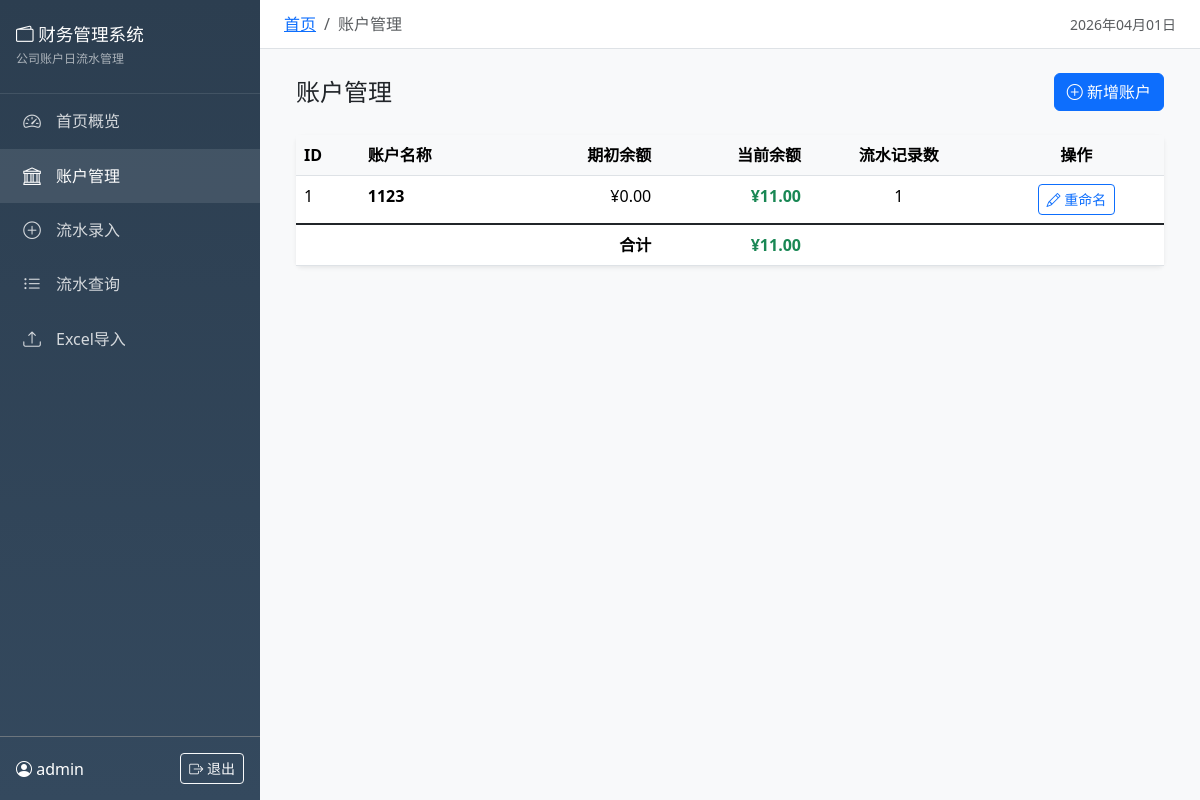
Page /accounts (signed in) on the committed database.
### models.py (models this page shows, shortened)
class User(UserMixin, db.Model):
    __tablename__ = 'users'
    id = db.Column(db.Integer, primary_key=True)
    username = db.Column(db.String(50), unique=True, nullable=False, index=True)
    password_hash = db.Column(db.String(255), nullable=False)
    is_admin = db.Column(db.Boolean, default=False)
    created_at = db.Column(db.DateTime, default=datetime.utcnow)
    accounts = db.relationship('Account', backref='creator', lazy='dynamic')
    transactions = db.relationship('Transaction', backref='creator', lazy='dynamic')

class Account(db.Model):
    __tablename__ = 'accounts'
    id = db.Column(db.Integer, primary_key=True)
    account_name = db.Column(db.String(100), unique=True, nullable=False, index=True)
    initial_balance = db.Column(db.Float, default=0.0)
    created_by = db.Column(db.Integer, db.ForeignKey('users.id'), nullable=True)
    created_at = db.Column(db.DateTime, default=datetime.utcnow)
    transactions = db.relationship('Transaction', backref='account', lazy='dynamic',
                                    cascade='all, delete-orphan')
    def get_current_balance(self):
        total_income = db.session.query(db.func.sum(Transaction.income)).\
            filter(Transaction.account_id == self.id).scalar() or 0
        total_expense = db.session.query(db.func.sum(Transaction.expense)).\
            filter(Transaction.account_id == self.id).scalar() or 0
        return self.initial_balance + total_income - total_expense

### app.py (the view, shortened to what this page needs)
    @app.route('/accounts', methods=['GET', 'POST'])
    @login_required
    def accounts():
        all_accounts = Account.query.all()
        account_data = []
        for account in all_accounts:
            transaction_count = Transaction.query.filter_by(account_id=account.id).count()
            current_balance = account.get_current_balance()
            account_data.append({
                'id': account.id,
                'name': account.account_name,
                'initial_balance': account.initial_balance,
                'current_balance': current_balance,
                'transaction_count': transaction_count,
                'created_at': account.created_at
            })
        return render_template('accounts.html', accounts=account_data)

### app.py (called while the page is built)
def create_app(config_name=None):
    if config_name is None:
        config_name = os.environ.get('FLASK_ENV', 'development')
    app = Flask(__name__)
    app.config.from_object(config[config_name])
    db.init_app(app)
    login_manager = LoginManager()
    login_manager.init_app(app)
    login_manager.login_view = 'login'
    login_manager.login_message = '请先登录以访问此页面。'
    login_manager.login_message_category = 'warning'
    @login_manager.user_loader
    def load_user(user_id):
        return User.query.get(int(user_id))
    with app.app_context():
        db.create_all()
    @app.context_processor
    def inject_now():
        return {'now': datetime.now()}
    register_routes(app)
    register_cli_commands(app)
    return app

### templates/accounts.html (shortened to what this page needs)
{% extends "base.html" %}
{% block breadcrumb %}
<li class="breadcrumb-item active">账户管理</li>
{% endblock %}
{% block content %}
<div class="container-fluid">
    <div class="d-flex justify-content-between align-items-center mb-4">
        <h4 class="mb-0">账户管理</h4>
        <button class="btn btn-primary" data-bs-toggle="modal" data-bs-target="#addAccountModal">
            <i class="bi bi-plus-circle"></i> 新增账户
        </button>
    </div>
    <div class="card">
        <div class="card-body p-0">
            {% if accounts %}
            <div class="table-responsive">
                <table class="table table-hover mb-0">
                    <thead>
                        <tr>
                            <th>ID</th>
                            <th>账户名称</th>
                            <th class="text-end">期初余额</th>
                            <th class="text-end">当前余额</th>
                            <th class="text-center">流水记录数</th>
                            <th class="text-center">操作</th>
                        </tr>
                    </thead>
                    <tbody>
                        {% for account in accounts %}
                        <tr>
                            <td>{{ account.id }}</td>
                            <td>
                                <strong>{{ account.name }}</strong>
                            </td>
                            <td class="text-end">¥{{ "{:,.2f}".format(account.initial_balance) }}</td>
                            <td class="text-end">
                                <span class="{% if account.current_balance >= 0 %}text-success{% else %}text-danger{% endif %} fw-bold">
                                    ¥{{ "{:,.2f}".format(account.current_balance) }}
                                </span>
                            </td>
                            <td class="text-center">{{ account.transaction_count }}</td>
                            <td class="text-center">
                                <button class="btn btn-sm btn-outline-primary btn-action" data-bs-toggle="modal" data-bs-target="#renameModal{{ account.id }}">
                                    <i class="bi bi-pencil"></i> 重命名
                                </button>
                            </td>
                        </tr>
                        {% endfor %}
                    </tbody>
                    <tfoot class="table-group-divider">
                        <tr class="fw-bold">
                            <td colspan="3" class="text-end">合计</td>
                            <td class="text-end">
                                {% set total = accounts | map(attribute='current_balance') | sum %}
                                <span class="{% if total >= 0 %}text-success{% else %}text-danger{% endif %}">
                                    ¥{{ "{:,.2f}".format(total) }}
                                </span>
                            </td>
                            <td colspan="2"></td>
                        </tr>
                    </tfoot>
                </table>
            </div>
            {% endif %}
        </div>
    </div>
</div>
{% endblock %}

### templates/base.html (shortened to what this page needs)
<!DOCTYPE html>
<html lang="zh-CN">
<head>
    <link href="https://cdn.jsdelivr.net/npm/bootstrap@5.3.2/dist/css/bootstrap.min.css" rel="stylesheet">
    <link href="https://cdn.jsdelivr.net/npm/bootstrap-icons@1.11.1/font/bootstrap-icons.css" rel="stylesheet">
</head>
<body>
    {% if current_user.is_authenticated %}
    <nav class="sidebar d-flex flex-column">
        <div class="sidebar-brand">
            <h4><i class="bi bi-wallet2"></i> 财务管理系统</h4>
            <small>公司账户日流水管理</small>
        </div>
        <ul class="nav flex-column flex-grow-1">
            <li class="nav-item">
                <a class="nav-link {% if request.endpoint == 'index' %}active{% endif %}" href="{{ url_for('index') }}">
                    <i class="bi bi-speedometer2"></i>
                    <span>首页概览</span>
                </a>
            </li>
            <li class="nav-item">
                <a class="nav-link {% if request.endpoint == 'accounts' %}active{% endif %}" href="{{ url_for('accounts') }}">
                    <i class="bi bi-bank"></i>
                    <span>账户管理</span>
                </a>
            </li>
            <li class="nav-item">
                <a class="nav-link {% if request.endpoint == 'add_transaction' %}active{% endif %}" href="{{ url_for('add_transaction') }}">
                    <i class="bi bi-plus-circle"></i>
                    <span>流水录入</span>
                </a>
            </li>
            <li class="nav-item">
                <a class="nav-link {% if request.endpoint == 'list_transactions' %}active{% endif %}" href="{{ url_for('list_transactions') }}">
                    <i class="bi bi-list-ul"></i>
                    <span>流水查询</span>
                </a>
            </li>
            <li class="nav-item">
                <a class="nav-link {% if request.endpoint == 'import_transactions' %}active{% endif %}" href="{{ url_for('import_transactions') }}">
                    <i class="bi bi-upload"></i>
                    <span>Excel导入</span>
                </a>
            </li>
        </ul>
        <div class="p-3 border-top border-secondary">
            <div class="d-flex align-items-center justify-content-between">
                <span><i class="bi bi-person-circle"></i> {{ current_user.username }}</span>
                <a href="{{ url_for('logout') }}" class="btn btn-sm btn-outline-light">
                    <i class="bi bi-box-arrow-right"></i> 退出
                </a>
            </div>
        </div>
    </nav>
    {% endif %}
    <main class="main-content">
        {% if current_user.is_authenticated %}
        <div class="navbar-top d-flex justify-content-between align-items-center">
            <nav aria-label="breadcrumb">
                <ol class="breadcrumb mb-0">
                    <li class="breadcrumb-item"><a href="{{ url_for('index') }}">首页</a></li>
                    {% block breadcrumb %}{% endblock %}
                </ol>
            </nav>
            <div class="text-muted small">
                {{ now.strftime('%Y年%m月%d日') if now else '' }}
            </div>
        </div>
        {% endif %}
        {% block content %}{% endblock %}
    </main>
</body>
</html>

### templates/base.html (style rules this page uses)
:root { --sidebar-width: 260px; }
body { min-height: 100vh; background-color: #f8f9fa; }
.sidebar { width: var(--sidebar-width); min-height: 100vh; background: linear-gradient(180deg, #2c3e50 0%, #34495e 100%); color: white; position: fixed; left: 0; top: 0; z-index: 1000; transition: all 0.3s; }
.sidebar-brand { padding: 1.5rem 1rem; border-bottom: 1px solid rgba(255,255,255,0.1); }
.sidebar-brand h4 { margin: 0; font-size: 1.1rem; }
.sidebar-brand small { color: rgba(255,255,255,0.6); font-size: 0.75rem; }
.nav-link { color: rgba(255,255,255,0.8); padding: 0.875rem 1.25rem; border-radius: 0; transition: all 0.2s; display: flex; align-items: center; gap: 0.75rem; }
.nav-link:hover, .nav-link.active { color: white; background-color: rgba(255,255,255,0.1); }
.nav-link i { font-size: 1.1rem; width: 1.5rem; text-align: center; }
.main-content { margin-left: var(--sidebar-width); padding: 1.5rem; min-height: 100vh; }
.navbar-top { background-color: white; border-bottom: 1px solid #dee2e6; padding: 0.75rem 1.5rem; margin: -1.5rem -1.5rem 1.5rem -1.5rem; }
.card { border: none; box-shadow: 0 0.125rem 0.25rem rgba(0,0,0,0.075); }
.table th { font-weight: 600; background-color: #f8f9fa; }
.btn-action { padding: 0.25rem 0.5rem; font-size: 0.875rem; }

### rows in the picture
User: username "admin"
Account: id "1", name "1123", initial_balance "0.00", current_balance "11.00", transaction_count "1"

### other values in the picture
{{ "{:,.2f}".format(total) }} "11.00"
